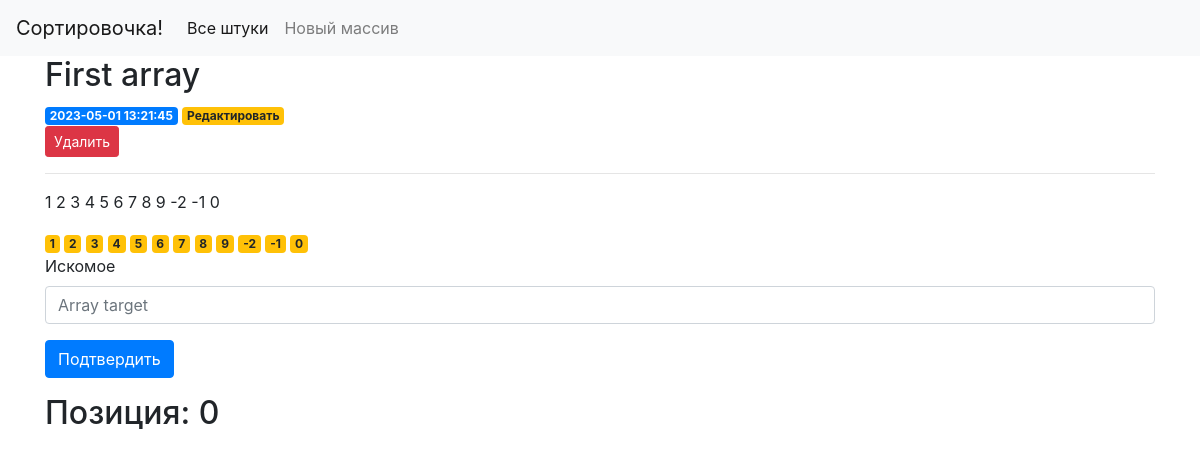
/1, run on an earlier commit of the app's database.
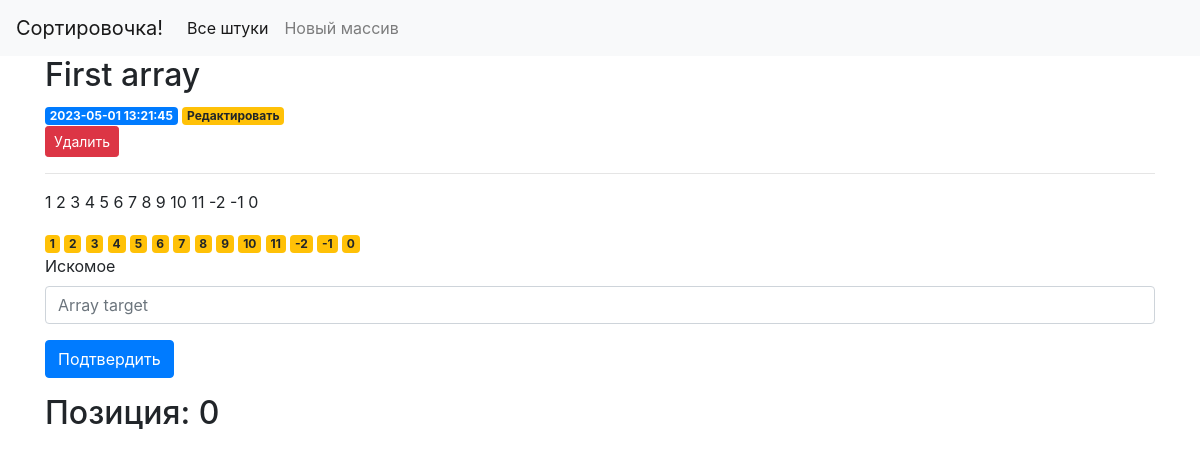
And on a later commit of the database.
### tables this page shows
CREATE TABLE arrays (
    id INTEGER PRIMARY KEY AUTOINCREMENT,
    created TIMESTAMP NOT NULL DEFAULT CURRENT_TIMESTAMP,
    title TEXT NOT NULL,
    content TEXT NOT NULL
);

### search/api/app.py (the view)
@app.route('/<int:array_id>', methods=('GET', 'POST'))
def array(array_id):
    array = get_array(array_id)
    target_pos = 0
    try:
        if request.method == 'POST':
            target = int(request.form['target'])
            nums=[int(item) for item in array['content'].split()]
            sol = Solution()
            target_pos = sol.search(nums, target)
    except  BaseException as error:
        flash(repr(error))
        print('An exception occurred: {}'.format(error.with_traceback))
    return render_template('array.html', array=array, target_pos = target_pos)

### search/api/app.py (called while the page is built)
def get_db_connection():
    conn = sqlite3.connect('database.db')
    conn.row_factory = sqlite3.Row
    return conn

def get_array(array_id):
    conn = get_db_connection()
    array = conn.execute('SELECT * FROM arrays WHERE id = ?',
                        (array_id,)).fetchone()
    conn.close()
    return array

### search/api/templates/array.html
{% extends 'base.html' %}
{% block content %}
    <h2>{% block title %} {{ array['title'] }} {% endblock %}</h2>
    <span class="badge badge-primary">{{ array['created'] }}</span>
    <a href="{{ url_for('edit', id=array['id']) }}">
        <span class="badge badge-warning">Редактировать</span>
    </a>
    <form action="{{ url_for('delete', id=array['id']) }}" method="POST">
        <input type="submit" value="Удалить"
                class="btn btn-danger btn-sm"
                onclick="return confirm('Ты действительно хочешь удалить этот великолепный массив?')">
    </form>
    <hr>
    <form method="post">
        <p>{{ array['content'] }}</p>
        {% for num in array['content'].split() %}
            {% if num != request.form['target'] %}
                <a><span class="badge badge-warning">{{num}}</span></a>
            {% else %}
                <a><span class="badge btn-danger">{{num}}</span></a>
            {% endif %}
        {% endfor %}
        <div class="form-group">
            <label for="target">Искомое</label>
            <input type="text" name="target"
                placeholder="Array target" class="form-control"
                value="{{ request.form['target'] }}"></input>
        </div>
        <div class="form-group">
            <button type="submit" class="btn btn-primary">Подтвердить</button>
        </div>
        <h2>{% block result %} Позиция: {{ target_pos }} {% endblock %}</h2>
    </form>
{% endblock %}

### search/api/templates/base.html (shortened to what this page needs)
<!doctype html>
<html lang="en">
<head>
    <link rel="stylesheet" href="https://stackpath.bootstrapcdn.com/bootstrap/4.3.1/css/bootstrap.min.css"
>
</head>
<body>
    <nav class="navbar navbar-expand-md navbar-light bg-light">
        <a class="navbar-brand" href="{{ url_for('index')}}">Сортировочка!</a>
        <div class="collapse navbar-collapse" id="navbarNav">
            <ul class="navbar-nav">
                <li class="nav-item active">
                    <a class="nav-link" href="#">Все штуки</a>
                </li>
                <li class="nav-item">
                    <a class="nav-link" href="{{url_for('create')}}">Новый массив</a>
                </li>
            </ul>
        </div>
    </nav>
    <div class="container">
        {% block content %} {% endblock %}
    </div>
</body>
</html>

What changed in the data, as far as the page shows it:
changed arrays "First array": content "1 2 3 4 5 6 7 8 9 -2 -1 0" → "1 2 3 4 5 6 7 8 9 10 11 -2 -1 0"
Also different on the page:
new list line: "10"
new list line: "11"
